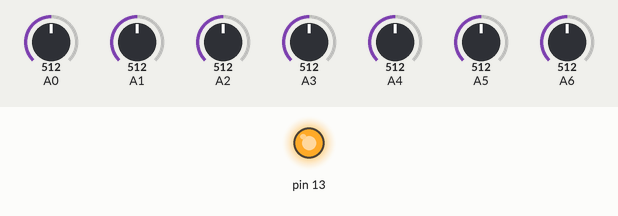
Simulated run of this sketch. Board: Teensy 3. On the bench: output pins drawn as LEDs (lit = HIGH). The inputs (shaded band) are chosen by the test bench; at power-on: A0 = 512, A1 = 512, A2 = 512, A3 = 512, A4 = 512, A5 = 512, A6 = 512 (analog values on the 0–1023 scale).

Above: at 1.2 s.
1.3 s: A0 set to 499
At 2.0 s:
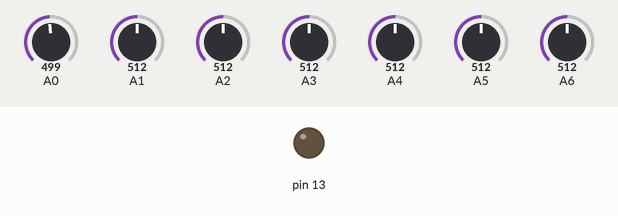
2.8 s: A0 set to 521
At 3.1 s:
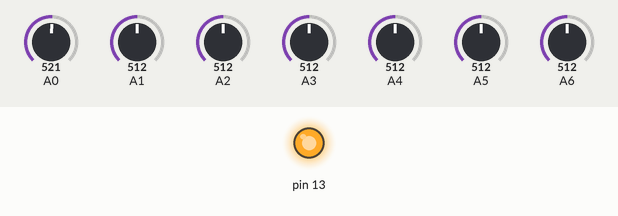
4.3 s: A0 set to 501
At 5.5 s:
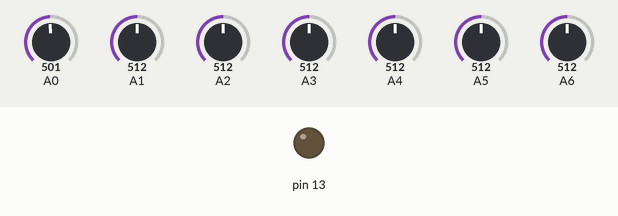
Timing chart, 0 to 7.3 s (numbered marks = the images above; inputs shaded):
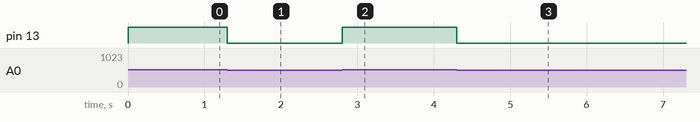

The sketch:

bleached_mod.ino
```cpp
// (licence header left out)
// led state
bool led_state = false;

// Map MIDI CC channels to knobs numbered left to right.
#define CC01  102
#define CC02  103
#define CC03  104
#define CC04  105
#define CC05  106
#define CC06  107
#define CC07  108
#define CC08  109
#define CC09  110
#define CC10  111
#define CC11  112
#define CC12  113
#define CC13  114

// Map the TeensyLC pins to each potentiometer numbered left to right.
#define POT01 0
#define POT02 1
#define POT03 2
#define POT04 3
#define POT05 4
#define POT06 5
#define POT07 6


// Use this MIDI channel.
#define MIDI_CHANNEL 1

// Send MIDI CC messages for all 7 knobs after the main loop runs this many times.
// This prevents having to twiddle the knobs to update the receiving end.
// 10,000 loops is roughly 10 seconds.
//#define LOOPS_PER_REFRESH 10000

// potentiometer read parameters
#define POT_BIT_RES         10 // 10 works, 7-16 is valid
#define POT_NUM_READS       32 // 32 works

// Track the knob state.
uint16_t prev_pot_val[7] = {0xffff,
                             0xffff, 0xffff, 0xffff, 0xffff, 0xffff, 0xffff
                            };

// an array of potentiometer pins
uint8_t pot[7] = {POT01,
                   POT02, POT03, POT04, POT05, POT06, POT07
                  };

// an array of CC numbers
uint8_t cc_set_1[6] = {
                  CC02, CC03, CC04, CC05, CC06, CC07
                 };

// an array of CC numbers
uint8_t cc_set_2[6] = {
                  CC08, CC09, CC10, CC11, CC12, CC13
                 };

// Prevent jitter when reading the potentiometers.
// Higher value is less chance of jitter but also less precision.
const uint8_t nbrhd = 5;

// Count the number of main loops.
uint16_t loop_count = 0;

void setup() {
  // serial monitoring for debugging
  Serial.begin(38400);
  // led pin mode
  pinMode(13, OUTPUT);
  // potentiometers
  analogReadResolution(POT_BIT_RES);
  analogReadAveraging(POT_NUM_READS);
}

void loop() {
  // Read each knob, and send MIDI CC only if the value changed.
  for (uint8_t i = 0; i < 7; i++) {
    uint16_t pot_val = analogRead(pot[i]);
    if ((pot_val < prev_pot_val[i] - nbrhd) ||
        (pot_val > prev_pot_val[i] + nbrhd)) {
          // use pot1 to control led
          if (i == 0 and pot_val > 511) {
            led_state = true;
            digitalWrite(13, HIGH);
          }
          else if (i == 0 and pot_val < 511) {
            led_state = false;
            digitalWrite(13, LOW);
          }
          // use led state to decide which cc_set to use
          if (i != 0 and (led_state)) {
            //Serial.print(cc_set_2[i - 1]);
            usbMIDI.sendControlChange(cc_set_2[i - 1], pot_val >> (POT_BIT_RES - 7), MIDI_CHANNEL);
          }
          else if (i != 0 and not (led_state)) {
            //Serial.print(cc_set_1[i - 1]);
            usbMIDI.sendControlChange(cc_set_1[i - 1], pot_val >> (POT_BIT_RES - 7), MIDI_CHANNEL);
          }
          //Serial.println("");
          prev_pot_val[i] = pot_val;
    }
  }

  while (usbMIDI.read()) {
    // read & ignore incoming messages
  }
}
```

Measured:
- the behaviour switches between 507 and 506 on A0 (found by bisection; images 0 and 1)
- after the input at 1.3 s, pin 13: HIGH → LOW at once
- after the input at 2.8 s, pin 13: LOW → HIGH at once
- after the input at 4.3 s, pin 13: HIGH → LOW at once
